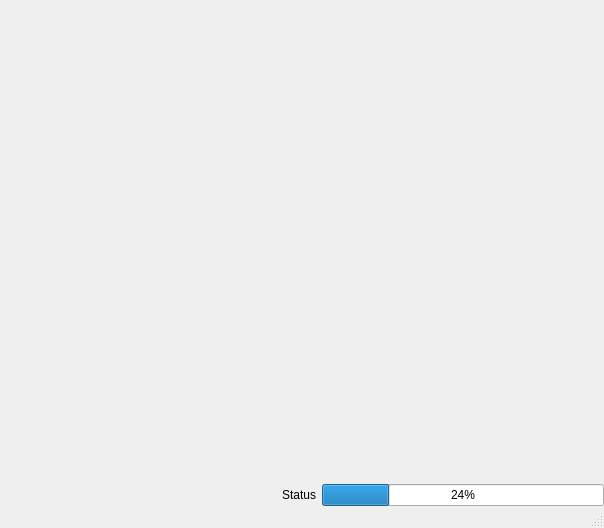
<?xml version="1.0" encoding="UTF-8"?>
<ui version="4.0">
 <class>MainWindow</class>
 <widget class="QMainWindow" name="MainWindow">
  <property name="geometry">
   <rect>
    <x>0</x>
    <y>0</y>
    <width>604</width>
    <height>528</height>
   </rect>
  </property>
  <property name="windowTitle">
   <string>HYPHY Console</string>
  </property>
  <widget class="QWidget" name="centralwidget">
   <property name="sizePolicy">
    <sizepolicy hsizetype="Expanding" vsizetype="Expanding">
     <horstretch>0</horstretch>
     <verstretch>0</verstretch>
    </sizepolicy>
   </property>
   <layout class="QVBoxLayout" name="verticalLayout">
    <property name="margin">
     <number>0</number>
    </property>
    <item>
     <widget class="QTerminal" name="console" native="true">
      <property name="font">
       <font>
        <family>Courier New</family>
        <pointsize>12</pointsize>
       </font>
      </property>
     </widget>
    </item>
    <item>
     <layout class="QHBoxLayout" name="horizontalLayout">
      <item>
       <spacer name="horizontalSpacer">
        <property name="orientation">
         <enum>Qt::Horizontal</enum>
        </property>
        <property name="sizeHint" stdset="0">
         <size>
          <width>40</width>
          <height>20</height>
         </size>
        </property>
       </spacer>
      </item>
      <item>
       <widget class="QLabel" name="label">
        <property name="enabled">
         <bool>true</bool>
        </property>
        <property name="sizePolicy">
         <sizepolicy hsizetype="Maximum" vsizetype="Maximum">
          <horstretch>0</horstretch>
          <verstretch>0</verstretch>
         </sizepolicy>
        </property>
        <property name="text">
         <string>Status</string>
        </property>
        <property name="margin">
         <number>3</number>
        </property>
       </widget>
      </item>
      <item>
       <widget class="QProgressBar" name="progressBar">
        <property name="value">
         <number>24</number>
        </property>
       </widget>
      </item>
     </layout>
    </item>
   </layout>
  </widget>
  <widget class="QStatusBar" name="statusbar"/>
 </widget>
 <customwidgets>
  <customwidget>
   <class>QTerminal</class>
   <extends>QWidget</extends>
   <header>qterminal.h</header>
  </customwidget>
 </customwidgets>
 <resources/>
 <connections/>
</ui>
